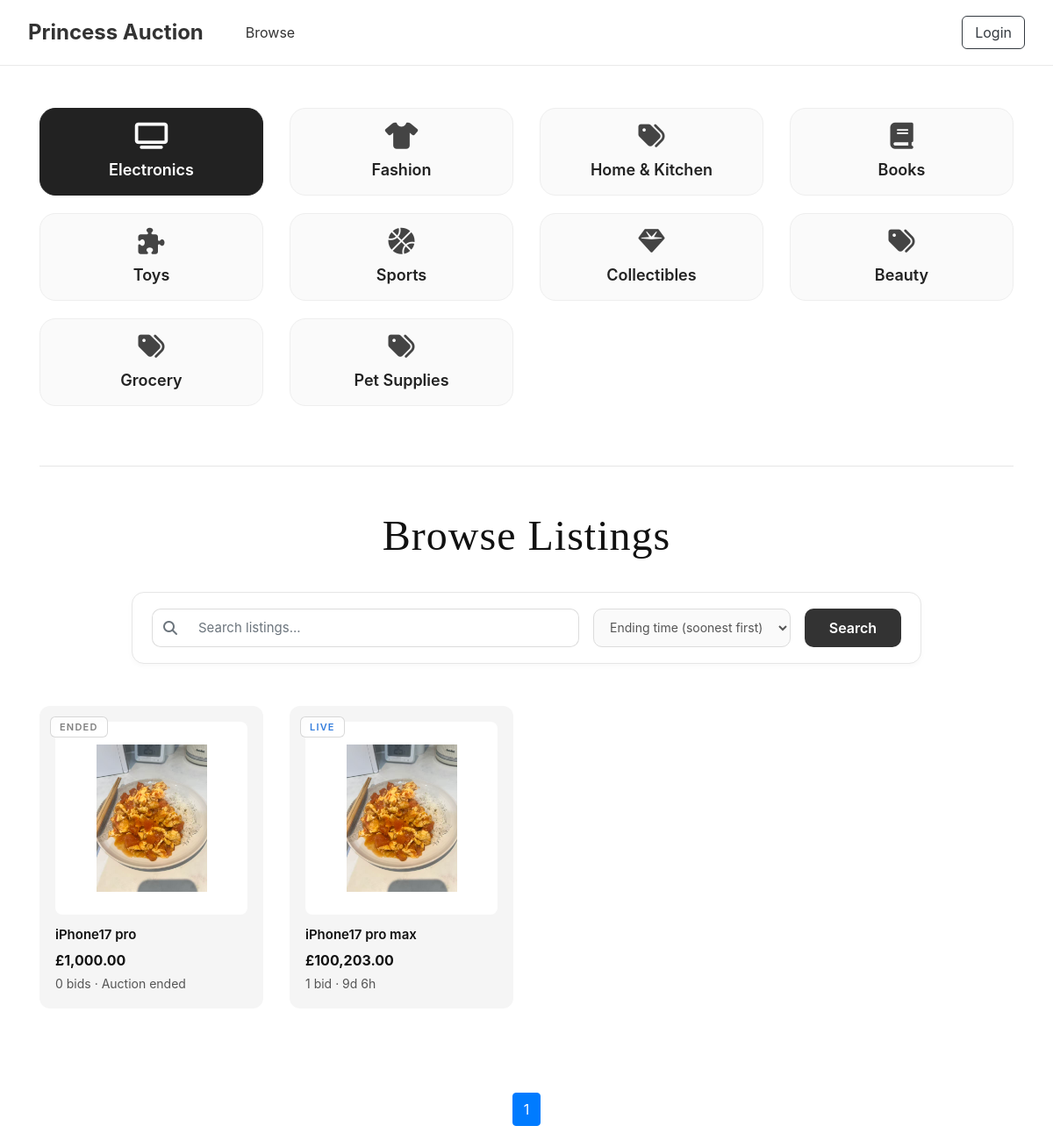
/browse.php?cat=1, run on an earlier commit of the app's database.
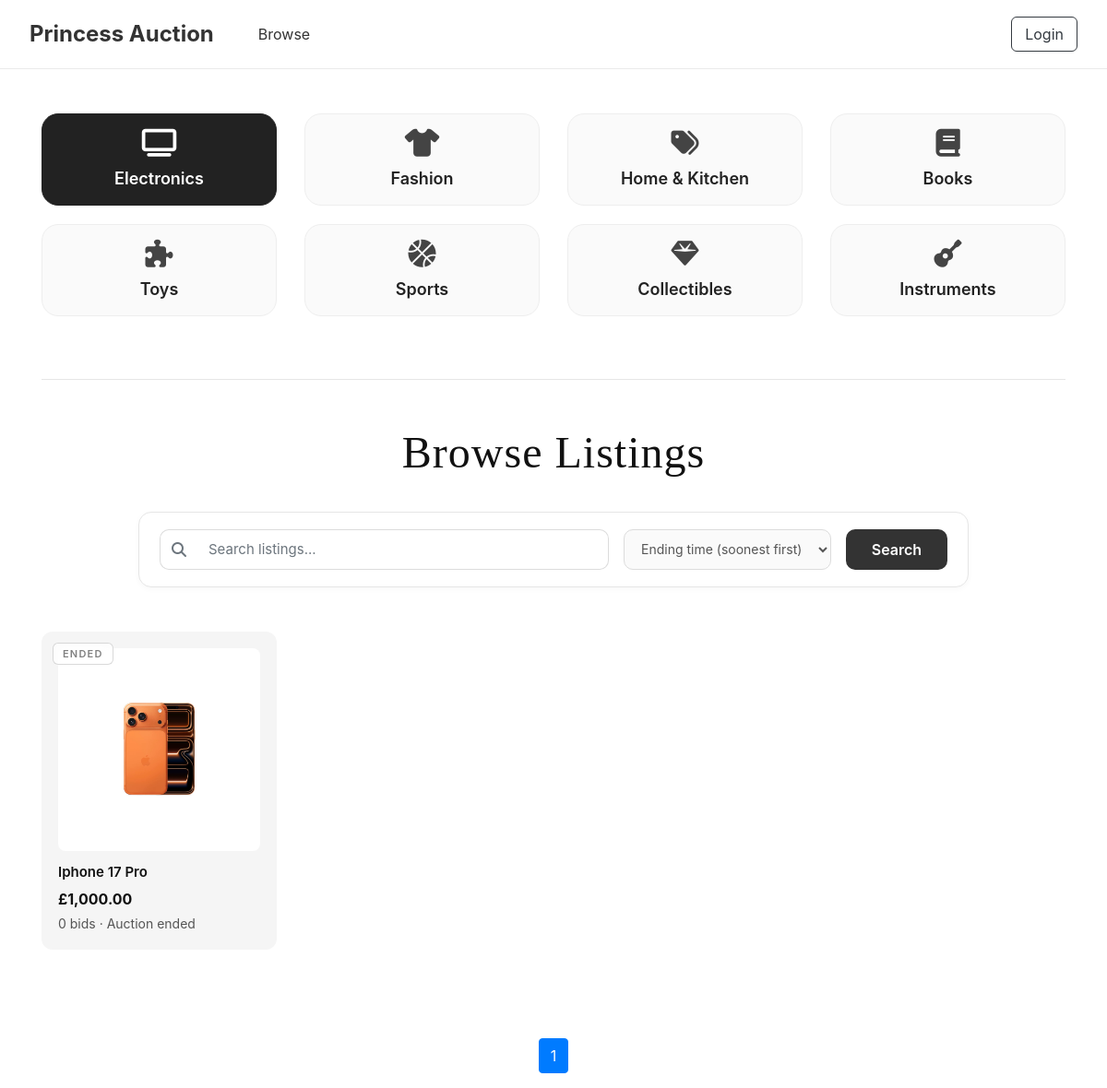
And on a later commit of the database.
### tables this page shows
CREATE TABLE `category` (
  `category_id` int(11) NOT NULL,
  `category_name` varchar(100) NOT NULL
);

CREATE TABLE `auction` (
  `auction_id` int(11) NOT NULL,
  `item_id` int(11) NOT NULL,
  `start_price` decimal(10,2) NOT NULL CHECK (`start_price` > 0),
  `reserve_price` decimal(10,2) NOT NULL CHECK (`reserve_price` >= 0),
  `start_time` datetime DEFAULT current_timestamp(),
  `end_time` datetime NOT NULL,
  `status` enum('Sched','Live','Closed','Unsold') DEFAULT 'Sched'
);

CREATE TABLE `Item` (
  `item_id` int(11) NOT NULL,
  `seller_id` int(11) NOT NULL,
  `category_id` int(11) DEFAULT NULL,
  `title` varchar(255) NOT NULL,
  `description` text DEFAULT NULL,
  `condition` varchar(50) NOT NULL,
  `date_created` datetime DEFAULT current_timestamp()
);

CREATE TABLE `image` (
  `image_id` int(11) NOT NULL,
  `item_id` int(11) NOT NULL,
  `path` varchar(255) NOT NULL,
  `sort_order` int(11) DEFAULT 0
);

### browse.php (the view, shortened to what the changed rows need)
<?php
require("utilities.php");
include_once("header.php");
$selected_category = $_GET['cat'] ?? 'all';
?>
<link rel="stylesheet" href="https://cdnjs.cloudflare.com/ajax/libs/font-awesome/6.5.0/css/all.min.css">
<div class="container my-5">
  <div class="row gy-4 gx-4">
    <?php
      $conn = connectDB();
      $icons = [
        "Electronics"    => "fa-solid fa-tv",
        "Fashion"        => "fa-solid fa-shirt",
        "Home & Kitchen" => "fa-solid fa-couch",
        "Books"          => "fa-solid fa-book",
        "Toys"           => "fa-solid fa-puzzle-piece",
        "Sports"         => "fa-solid fa-basketball",
        "Collectibles"   => "fa-solid fa-gem",
        "Instruments"    => "fa-solid fa-guitar",
        "Others"         => "fa-solid fa-box"
      ];
      $sql    = "SELECT category_id, category_name FROM category";
      $result = $conn->query($sql);
      while ($row = $result->fetch_assoc()) {
          $cat_id   = $row['category_id'];
          $cat_name = htmlspecialchars($row['category_name']);
          $icon_class = isset($icons[$cat_name]) ? $icons[$cat_name] : "fa-solid fa-tags";
          $is_active    = ($selected_category !== 'all' && (string)$selected_category === (string)$cat_id);
          $active_class = $is_active ? ' category-card-active' : '';
          $href = $is_active ? 'browse.php' : ('browse.php?cat=' . $cat_id);
          echo '
          <div class="col-6 col-md-3">
            <a href="' . $href . '" style="text-decoration:none;">
              <div class="category-card' . $active_class . '">
                <i class="category-icon ' . $icon_class . '"></i>
                <div class="category-name">' . $cat_name . '</div>
              </div>
            </a>
          </div>';
      }
    ?>
  </div>
</div>
<div class="container">
  <h2 style="
      font-family: 'Playfair Display', serif;
      text-align:center;
      font-size: 48px;
      font-weight: 500;
      letter-spacing: 1px;
      margin: 50px 0 35px 0;
      color:#111;
  ">
    Browse Listings
  </h2>
</div>
<?php
  $category  = $_GET['cat']      ?? 'all';
  $ordering  = $_GET['order_by'] ?? 'date';
  $curr_page = isset($_GET['page']) ? intval($_GET['page']) : 1;
  $connection = connectDB();
  $query = "
    SELECT i.item_id, i.title, i.description, a.start_price, a.reserve_price, a.end_time, a.auction_id
    FROM Item i
    JOIN Auction a ON i.item_id = a.item_id
    WHERE 1 = 1
  ";
  if ($category !== 'all') {
      $safe_cat = mysqli_real_escape_string($connection, $category);
      $query .= " AND i.category_id = '$safe_cat'";
  }
  switch ($ordering) {
      case 'date':
          $query .= " ORDER BY a.end_time ASC";
          break;
  }
  $result = mysqli_query($connection, $query);
  $num_results      = mysqli_num_rows($result);
  $results_per_page = 8;
  $max_page         = ceil($num_results / $results_per_page);
?>
<div class="container mt-5">
  <div class="row">
  <?php
    if ($num_results == 0) {
        echo '<div class="alert alert-info">No auctions found.</div>';
    } else {
        while ($row = mysqli_fetch_assoc($result)) {
            $item_id     = $row['item_id'];
            $title       = $row['title'];
            $description = $row['description'];
            $auction_id  = $row['auction_id'];
            $sql_max  = "SELECT MAX(bid_amount) AS max_bid FROM bid WHERE auction_id = ?";
            $stmt_max = $connection->prepare($sql_max);
            $stmt_max->bind_param("i", $auction_id);
            $stmt_max->execute();
            $max_res  = $stmt_max->get_result();
            $max_row  = $max_res->fetch_assoc();
            $current_price = $max_row['max_bid'] ?? $row['start_price'];
            $sql_count  = "SELECT COUNT(*) AS count_bids FROM bid WHERE auction_id = ?";
            $stmt_count = $connection->prepare($sql_count);
            $stmt_count->bind_param("i", $auction_id);
            $stmt_count->execute();
            $count_res  = $stmt_count->get_result();
            $count_row  = $count_res->fetch_assoc();
            $num_bids = $count_row['count_bids'];
            $sql_img  = "SELECT path FROM image WHERE item_id = ? ORDER BY sort_order ASC LIMIT 1";
            $stmt_img = $connection->prepare($sql_img);
            $stmt_img->bind_param("i", $row['item_id']);
            $stmt_img->execute();
            $res_img  = $stmt_img->get_result();
            $img_path = $res_img->fetch_assoc()['path'] ?? 'uploads/default.jpg';
            $end_date = new DateTime($row['end_time']);
            print_listing_li($item_id, $title, $description, $current_price, $num_bids, $end_date, $img_path);
        }
    }
  ?>
  </div>
  <nav aria-label="Search results pages" class="mt-5">
    <ul class="pagination justify-content-center">
    <?php
      $querystring = "";
      foreach ($_GET as $key => $value) {
        if ($key != "page") {
          $querystring .= "$key=$value&amp;";
        }
      }
      $high_page_boost = max(3 - $curr_page, 0);
      $low_page_boost  = max(2 - ($max_page - $curr_page), 0);
      $low_page        = max(1, $curr_page - 2 - $low_page_boost);
      $high_page       = min($max_page, $curr_page + 2 + $high_page_boost);
      for ($i = $low_page; $i <= $high_page; $i++) {
        if ($i == $curr_page) {
          echo('
        <li class="page-item active">');
        } else {
          echo('
        <li class="page-item">');
        }
        echo('
          <a class="page-link" href="browse.php?' . $querystring . 'page=' . $i . '">' . $i . '</a>
        </li>');
      }
    ?>
    </ul>
  </nav>
</div>
<?php include_once("footer.php")?>

### utilities.php (shortened to what the changed rows need)
<?php
function display_time_remaining($interval) {
    if ($interval->days == 0 && $interval->h == 0) {
        $time_remaining = $interval->format('%im %Ss');
    }
    else if ($interval->days == 0) {
        $time_remaining = $interval->format('%hh %im');
    }
    else {
        $time_remaining = $interval->format('%ad %hh');
    }
    return $time_remaining;
}
function print_listing_li($item_id, $title, $desc, $price, $num_bids, $end_time, $img_path)
{
    $bid_label = ($num_bids == 1) ? " bid" : " bids";
    $now = new DateTime();
    if ($now > $end_time) {
        $time_remaining = "Auction ended";
    } else {
        $interval = $now->diff($end_time);
        $time_remaining = display_time_remaining($interval);
    }
    if ($now > $end_time) {
        $status = "ENDED";
    } else {
        $interval = $now->diff($end_time);
        if ($interval->days == 0 && $interval->h < 24) {
            $status = "ENDING SOON";
        } elseif ($num_bids >= 5) {
            $status = "HOT";
        } else {
            $status = "LIVE";
        }
    }
    $label_color = [
        "HOT" => "black",
        "LIVE" => "#357edd",
        "ENDING SOON" => "#d9534f",
        "ENDED" => "grey"
    ];
    echo '
    <div class="col-lg-3 col-md-4 col-sm-6 mb-5">
      <a href="listing.php?item_id=' . $item_id . '" style="text-decoration:none; color:inherit;">
      <div class="lux-card"
           style="
             background:#f5f5f5;
             border-radius:12px;
             padding:18px;
             transition:all .25s ease;
             position:relative;
           "
           onmouseover="this.style.transform=\'translateY(-6px)\'; this.style.boxShadow=\'0 14px 28px rgba(0,0,0,0.08)\';"
           onmouseout="this.style.transform=\'none\'; this.style.boxShadow=\'none\';"
      >
        <div style="
          position:absolute;
          top:12px;
          left:12px;
          padding:3px 10px;
          font-size:11px;
          font-weight:600;
          letter-spacing:1.2px;
          text-transform:uppercase;
          background:rgba(255,255,255,0.7);
          color:' . $label_color[$status] . ';
          border:1px solid rgba(0, 0, 0, 0.15);
          border-radius:6px;
          backdrop-filter:blur(6px);
        ">
          ' . $status . '
        </div>
        <div style="
            background:white;
            border-radius:8px;
            padding:26px;
            height:220px;
            display:flex;
            justify-content:center;
            align-items:center;
            overflow:hidden;
        ">
          <img src="' . $img_path . '"
               style="max-height:100%; max-width:100%; object-fit:contain;">
        </div>
        <h6 style="margin-top:14px; font-weight:600; font-size:15px; color:#111;">
          ' . htmlspecialchars($title) . '
        </h6>
        <div style="margin-top:8px;">
          <div style="font-size:16px; font-weight:700; color:#111;">
            £' . number_format($price, 2) . '
          </div>
          <div style="margin-top:4px; color:#555; font-size:14px;">
            ' . $num_bids . $bid_label . ' · ' . $time_remaining . '
          </div>
        </div>
      </div>
      </a>
    </div>
    ';
}

What changed in the data, as far as the page shows it:
removed category: category_name "Grocery"
removed category: category_name "Pet Supplies"
removed auction: item.title "iPhone17 pro", num_bids "0", bid_label "bids", time_remaining "Auction ended"
removed auction: status "LIVE", item.title "iPhone17 pro max", price "100,203.00", num_bids "1", bid_label "bid", time_remaining "9d 6h"
changed category: category_name "Beauty" → "Instruments"
added auction: image.path (picture), item.title "Iphone 17 Pro", num_bids "0", bid_label "bids", time_remaining "Auction ended"
